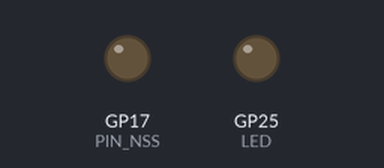
Recording of a program running on a simulated Raspberry Pi Pico running MicroPython. On the bench: output pins drawn as LEDs (lit = HIGH). No radio messages arrive unless stated (any console line starting 'radio sent:' is added by the test bench); pins used as bus, display or sensor lines are not drawn; what the program prints to the serial console is not drawn.

Above: at 0.2 s.
Timing chart, 0 to 1.7 s (numbered marks = the images above):
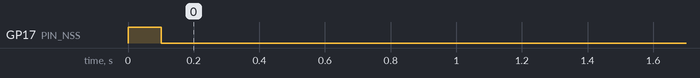

The program:

lora_receive_pico.py
```python
# MicroPython (Raspberry Pi Pico / RP2040) SX1278 (Ra-02 style) RX script
# Lights the Pico on-board LED whenever a packet is received successfully (CRC OK).
#
# Wiring:
#   Ra-02 VCC   -> Pico 3V3(OUT)
#   Ra-02 GND   -> Pico GND
#   Ra-02 SCK   -> GP18
#   Ra-02 MOSI  -> GP19
#   Ra-02 MISO  -> GP16
#   Ra-02 NSS   -> GP17
#   Ra-02 RESET-> GP20
#   Ra-02 DIO0  -> GP21

from machine import SPI, Pin
import time

# -------- Pico pin mapping --------
PIN_SCK   = 18
PIN_MOSI  = 19
PIN_MISO  = 16
PIN_NSS   = 17
PIN_RST   = 20
PIN_DIO0  = 21

# Pico on-board LED
LED = Pin("LED", Pin.OUT)
LED.off()

# -------- SX127x register map (subset) --------
REG_FIFO                    = 0x00
REG_OP_MODE                 = 0x01
REG_FRF_MSB                 = 0x06
REG_FRF_MID                 = 0x07
REG_FRF_LSB                 = 0x08
REG_LNA                     = 0x0C
REG_FIFO_ADDR_PTR           = 0x0D
REG_FIFO_TX_BASE_ADDR       = 0x0E
REG_FIFO_RX_BASE_ADDR       = 0x0F
REG_FIFO_RX_CURRENT_ADDR    = 0x10
REG_IRQ_FLAGS               = 0x12
REG_RX_NB_BYTES             = 0x13
REG_PKT_SNR_VALUE           = 0x19
REG_PKT_RSSI_VALUE          = 0x1A
REG_MODEM_CONFIG_1          = 0x1D
REG_MODEM_CONFIG_2          = 0x1E
REG_PREAMBLE_MSB            = 0x20
REG_PREAMBLE_LSB            = 0x21
REG_MODEM_CONFIG_3          = 0x26
REG_SYNC_WORD               = 0x39
REG_DIO_MAPPING_1           = 0x40
REG_VERSION                 = 0x42

# -------- Modes / bits --------
LONG_RANGE_MODE = 0x80
MODE_SLEEP      = 0x00
MODE_STDBY      = 0x01
MODE_RX_CONT    = 0x05

IRQ_RX_DONE     = 0x40
IRQ_CRC_ERR     = 0x20

SYNCWORD_LORA_PUBLIC = 0x34

class SX1278:
    def __init__(self, spi, nss, rst, dio0):
        self.spi = spi
        self.nss = nss
        self.rst = rst
        self.dio0 = dio0

        self.nss.init(Pin.OUT, value=1)
        self.rst.init(Pin.OUT, value=1)
        self.dio0.init(Pin.IN)

    def cs(self, level):
        self.nss.value(level)

    def reset(self):
        self.rst.value(0)
        time.sleep_ms(50)
        self.rst.value(1)
        time.sleep_ms(50)

    def read_reg(self, addr):
        self.cs(0)
        self.spi.write(bytearray([addr & 0x7F]))
        val = self.spi.read(1, 0x00)[0]
        self.cs(1)
        return val

    def write_reg(self, addr, val):
        self.cs(0)
        self.spi.write(bytearray([addr | 0x80, val & 0xFF]))
        self.cs(1)

    def read_fifo(self, n):
        self.cs(0)
        self.spi.write(bytearray([REG_FIFO & 0x7F]))
        data = self.spi.read(n, 0x00)
        self.cs(1)
        return data

    def set_mode(self, mode):
        self.write_reg(REG_OP_MODE, LONG_RANGE_MODE | (mode & 0x07))
        time.sleep_ms(5)

    def set_frequency(self, freq_hz):
        frf = int((freq_hz << 19) // 32_000_000)
        self.write_reg(REG_FRF_MSB, (frf >> 16) & 0xFF)
        self.write_reg(REG_FRF_MID, (frf >> 8) & 0xFF)
        self.write_reg(REG_FRF_LSB, frf & 0xFF)

    def clear_irqs(self):
        self.write_reg(REG_IRQ_FLAGS, 0xFF)

    def init_rx_433(self):
        self.reset()

        ver = self.read_reg(REG_VERSION)
        print("RegVersion: 0x%02X" % ver)

        self.set_mode(MODE_SLEEP)
        self.set_mode(MODE_STDBY)

        self.write_reg(REG_FIFO_TX_BASE_ADDR, 0x00)
        self.write_reg(REG_FIFO_RX_BASE_ADDR, 0x00)

        self.set_frequency(433_000_000)

        self.write_reg(REG_LNA, self.read_reg(REG_LNA) | 0x03)
        self.write_reg(REG_MODEM_CONFIG_1, 0x72)  # BW62.5 / CR4/8
        self.write_reg(REG_MODEM_CONFIG_2, 0x74)  # SF12 / CRC on
        self.write_reg(REG_MODEM_CONFIG_3, 0x04)  # AGC on + low data rate optimize
        self.write_reg(REG_PREAMBLE_MSB, 0x00)
        self.write_reg(REG_PREAMBLE_LSB, 0x08)
        self.write_reg(REG_SYNC_WORD, SYNCWORD_LORA_PUBLIC)
        self.write_reg(REG_DIO_MAPPING_1, 0x00)

        self.clear_irqs()
        self.set_mode(MODE_RX_CONT)

        print("LoRa RX running on 429 MHz")

    def poll_packet(self):
        irq = self.read_reg(REG_IRQ_FLAGS)
        if not (irq & IRQ_RX_DONE):
            return None

        crc_ok = not (irq & IRQ_CRC_ERR)

        n = self.read_reg(REG_RX_NB_BYTES)
        addr = self.read_reg(REG_FIFO_RX_CURRENT_ADDR)
        self.write_reg(REG_FIFO_ADDR_PTR, addr)
        payload = self.read_fifo(n)

        snr_raw = self.read_reg(REG_PKT_SNR_VALUE)
        snr = (snr_raw - 256 if snr_raw > 127 else snr_raw) / 4.0
        rssi = -157 + self.read_reg(REG_PKT_RSSI_VALUE)

        self.clear_irqs()

        return payload, crc_ok, rssi, snr

def safe_ascii(b):
    return "".join(chr(x) if 32 <= x <= 126 else "." for x in b)

def decode_payload(payload):
    if len(payload) < 2:
        return None
    if payload[0] != 0xA1:
        return None
    typ = payload[1]
    if typ == 0:
        if len(payload) < 12:
            return "PROTO A1 DATA (short)"
        t_ms = int.from_bytes(payload[2:6], "little", signed=False)
        press_pa_x10 = int.from_bytes(payload[6:10], "little", signed=True)
        temp_c_x100 = int.from_bytes(payload[10:12], "little", signed=True)
        return "DATA t_ms=%d press_pa_x10=%d temp_c_x100=%d" % (t_ms, press_pa_x10, temp_c_x100)
    if typ == 1:
        if len(payload) < 3:
            return "PROTO A1 ID (short)"
        n = payload[2]
        if len(payload) < 3 + n:
            return "PROTO A1 ID (short)"
        callsign = payload[3:3 + n].decode("ascii", errors="replace")
        if len(payload) >= 5 + n:
            vbat_mv = int.from_bytes(payload[3 + n:5 + n], "little", signed=False)
            return "ID callsign=%s vbat_v=%.3f" % (callsign, vbat_mv / 1000.0)
        return "ID callsign=%s" % callsign
    if typ == 2:
        if len(payload) < 18:
            return "PROTO A1 GPS (short)"
        t_ms = int.from_bytes(payload[2:6], "little", signed=False)
        lat_e7 = int.from_bytes(payload[6:10], "little", signed=True)
        lon_e7 = int.from_bytes(payload[10:14], "little", signed=True)
        height_mm = int.from_bytes(payload[14:18], "little", signed=True)
        return "GPS t_ms=%d lat=%.7f lon=%.7f alt_m=%.3f" % (
            t_ms,
            lat_e7 / 1e7,
            lon_e7 / 1e7,
            height_mm / 1000.0,
        )
    if typ == 3:
        if len(payload) < 18:
            return "PROTO A1 IMU (short)"
        t_ms = int.from_bytes(payload[2:6], "little", signed=False)
        gx = int.from_bytes(payload[6:8], "little", signed=True)
        gy = int.from_bytes(payload[8:10], "little", signed=True)
        gz = int.from_bytes(payload[10:12], "little", signed=True)
        ax = int.from_bytes(payload[12:14], "little", signed=True)
        ay = int.from_bytes(payload[14:16], "little", signed=True)
        az = int.from_bytes(payload[16:18], "little", signed=True)
        return "IMU t_ms=%d gx=%d gy=%d gz=%d ax=%d ay=%d az=%d" % (
            t_ms, gx, gy, gz, ax, ay, az
        )
    if typ == 4:
        if len(payload) < 9:
            return "PROTO A1 BAT (short)"
        t_ms = int.from_bytes(payload[2:6], "little", signed=False)
        vbat_mv = int.from_bytes(payload[6:8], "little", signed=False)
        bat_state = int(payload[8])
        return "BAT t_ms=%d vbat_v=%.3f state=%d" % (t_ms, vbat_mv / 1000.0, bat_state)
    return "PROTO A1 type=%d" % typ

spi = SPI(
    0,
    baudrate=1_000_000,
    polarity=0,
    phase=0,
    sck=Pin(PIN_SCK),
    mosi=Pin(PIN_MOSI),
    miso=Pin(PIN_MISO),
)

radio = SX1278(
    spi=spi,
    nss=Pin(PIN_NSS, Pin.OUT),
    rst=Pin(PIN_RST, Pin.OUT),
    dio0=Pin(PIN_DIO0, Pin.IN),
)

radio.init_rx_433()

# -------- main loop --------
while True:
    pkt = radio.poll_packet()
    if pkt:
        payload, crc_ok, rssi, snr = pkt

        if crc_ok:
            LED.on()
        else:
            LED.off()

        print("RX %d bytes | CRC_OK=%s | RSSI=%d dBm | SNR=%.2f dB"
              % (len(payload), "YES" if crc_ok else "NO", rssi, snr))
        dec = decode_payload(payload)
        if dec:
            print("DECODE:", dec)
        print("ASCII:", safe_ascii(payload))
        print("HEX:  ", payload.hex())
        print("-" * 50)

        # LED on briefly, then off
        if crc_ok:
            time.sleep_ms(100)
            LED.off()

    time.sleep_ms(10)
```
